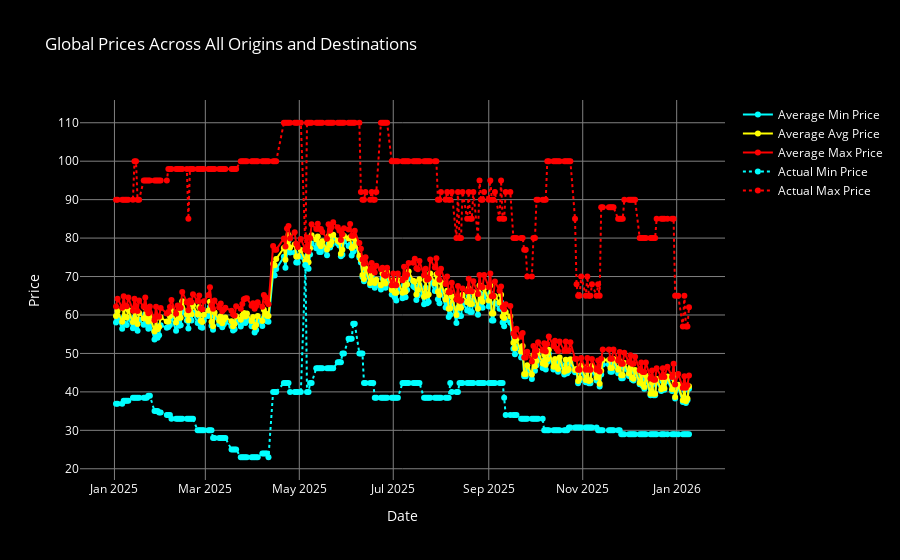

Notebook source saved alongside this figure:
### Code cell
plot_global_average_prices(data, True )

### Figure 1 — Plotly figure (JSON) as saved in the notebook; plotly's stock layout.template omitted (floating-point values rounded to 4 significant figures; data arrays with more than 128 entries replaced by an {"elided": "..."} marker saying what was removed)
{"data": [{"line": {"color": "cyan"}, "mode": "lines+markers", "name": "Average Min Price", "type": "scatter", "x": {"elided": "258 str values"}, "y": {"elided": "258 float values"}}, {"line": {"color": "yellow"}, "mode": "lines+markers", "name": "Average Avg Price", "type": "scatter", "x": {"elided": "258 str values"}, "y": {"elided": "258 float values"}}, {"line": {"color": "red"}, "mode": "lines+markers", "name": "Average Max Price", "type": "scatter", "x": {"elided": "258 str values"}, "y": {"elided": "258 float values"}}, {"line": {"color": "cyan", "dash": "dot"}, "mode": "lines+markers", "name": "Actual Min Price", "type": "scatter", "x": {"elided": "258 str values"}, "y": {"elided": "258 float values"}}, {"line": {"color": "red", "dash": "dot"}, "mode": "lines+markers", "name": "Actual Max Price", "type": "scatter", "x": {"elided": "258 str values"}, "y": {"elided": "258 float values"}}], "layout": {"font": {"color": "white"}, "paper_bgcolor": "black", "plot_bgcolor": "black", "title": {"text": "Global Prices Across All Origins and Destinations"}, "xaxis": {"gridcolor": "gray", "showgrid": true, "title": {"text": "Date"}}, "yaxis": {"gridcolor": "gray", "showgrid": true, "title": {"text": "Price"}}}}
